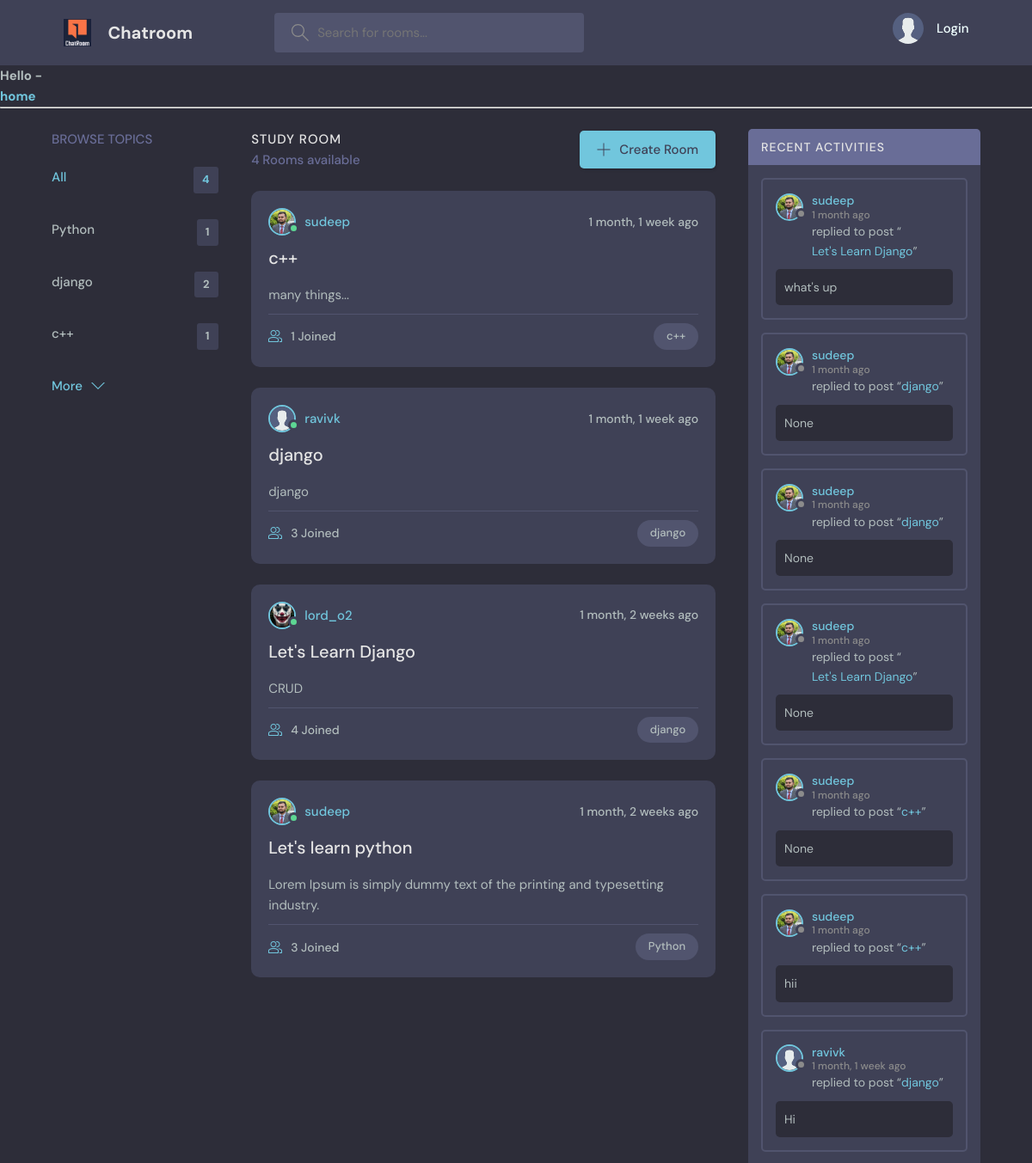
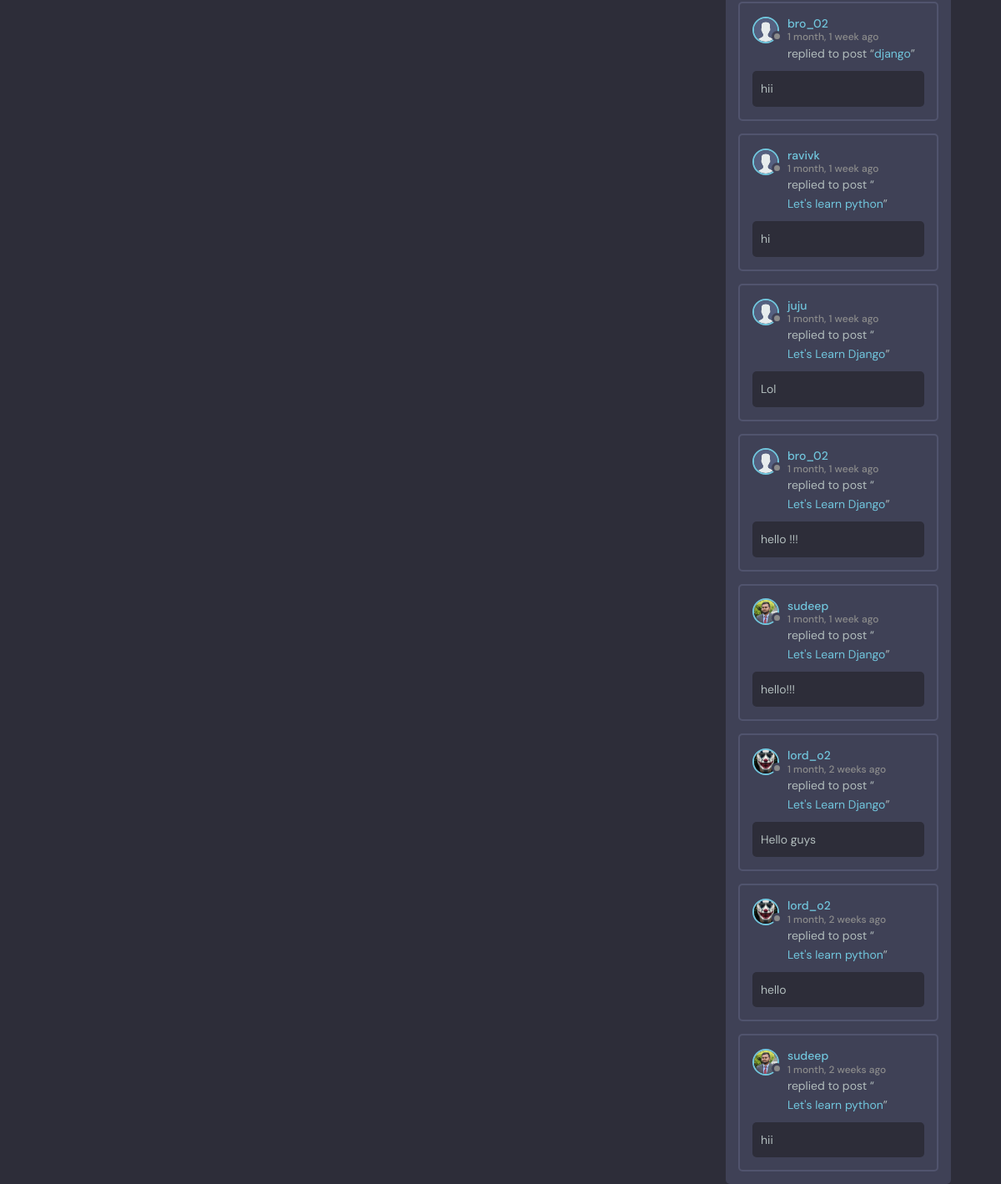
The page / on the database its author committed (2 pictures, top to bottom).
### base/models.py (models this page shows, shortened)
class Topic(models.Model):
    name=models.CharField(max_length=200)

class Room(models.Model):
    host=models.ForeignKey(User,on_delete=models.SET_NULL,null=True)
    topic=models.ForeignKey(Topic,on_delete=models.SET_NULL,null=True)
    name=models.CharField(max_length=200)
    description=models.TextField(null=True,blank=True)
    participants=models.ManyToManyField(User,related_name='participants',blank=True)
    created=models.DateTimeField(auto_now_add=True)
    updated=models.DateTimeField(auto_now=True)
    class Meta:
        ordering=['-updated','-created']

class User(AbstractUser):
    name=models.CharField(max_length=200,null=True)
    email=models.EmailField(unique=True,null=True)
    about=models.TextField(null=True)
    avatar=models.ImageField(null=True,default='avatar.svg')
    USERNAME_FIELD='email'
    REQUIRED_FIELDS=[]

class Messages(models.Model):
    user=models.ForeignKey(User,on_delete=models.CASCADE)
    room=models.ForeignKey(Room,on_delete=models.CASCADE)
    body=models.TextField(null=True,blank=True)
    created=models.DateTimeField(auto_now_add=True)
    updated=models.DateTimeField(auto_now=True)
    class Meta:
        ordering=['-updated','-created']

### base/views.py (the view)
# urls.py: 2. Add a URL to urlpatterns:  path('', views.home, name='home')
def home(request):
    q=request.GET.get('q') if request.GET.get('q') != None else ''
    rooms=Room.objects.filter(
        Q(topic__name__icontains=q) |
        Q(name__icontains=q) |
        Q(host__username=q) |
        Q(description__icontains=q)
         )
    topics=Topic.objects.all()[0:5]
    room_count=rooms.count()
    room_messages=Messages.objects.filter(Q(room__topic__name__icontains=q))
    context={'rooms':rooms,'topics':topics,'room_count':room_count,'room_messages':room_messages}
    return render(request,'base/home.html',context)

### base/templates/base/home.html (shortened to what this page needs)
{% extends 'main.html' %}
{%  block start %}
    <main class="layout layout--3">
      <div class="container">
        {% include 'base/topic_component.html' %}
        <div class="roomList">
          <div class="roomList__header">
            <div>
              <h2>Study Room</h2>
              <p>{{room_count}} Rooms available</p>
            </div>
            <a class="btn btn--main" href="{% url 'create-room' %}">
              <svg version="1.1" xmlns="http://www.w3.org/2000/svg" width="32" height="32" viewBox="0 0 32 32">
                <title>add</title>
                <path
                  d="M16.943 0.943h-1.885v14.115h-14.115v1.885h14.115v14.115h1.885v-14.115h14.115v-1.885h-14.115v-14.115z"
                ></path>
              </svg>
              Create Room
            </a>
          </div>
          {% include 'base/room_component.html' %}
        </div>
        {% include 'base/activity_component.html' %}
      </div>
    </main>
{% endblock %}

### base/templates/base/topic_component.html
<div class="topics">
   <div class="topics__header">
     <h2>Browse Topics</h2>
   </div>
   <ul class="topics__list">
     <li>
       <a href="{% url 'home' %}" class="active">All <span>{{room_count}}</span></a>
     </li>
     {% for topic in topics %}
     <li>
       <a href="{% url 'home' %}?q={{topic.name}}">{{topic.name}}<span> {{topic.room_set.all.count}} </span></a>
     </li>
     {% endfor %}
   </ul>
   <a class="btn btn--link" href="{% url 'topics' %}">
     More
     <svg version="1.1" xmlns="http://www.w3.org/2000/svg" width="32" height="32" viewBox="0 0 32 32">
       <title>chevron-down</title>
       <path d="M16 21l-13-13h-3l16 16 16-16h-3l-13 13z"></path>
     </svg>
   </a>
 </div>

### base/templates/base/room_component.html (shortened to what this page needs)
{% for room in rooms %}
<div class="roomListRoom">
    <div class="roomListRoom__header">
      <a href="{% url 'room-profile' room.host.id %}" class="roomListRoom__author">
        <div class="avatar avatar--small active">
          <img src="{{room.host.avatar.url}}" />
        </div>
        <span>{{room.host.username}}</span>
      </a>
      <div class="roomListRoom__actions">
        <span>{{room.created|timesince}} ago</span>
      </div>
    </div>
    <div class="roomListRoom__content">
      <a href="{% url 'room' room.id %}">{{room.name}}</a>
      <p>
        {{room.description}}
      </p>
    </div>
    <div class="roomListRoom__meta">
      <a href="{% url 'room' room.id %}" class="roomListRoom__joined">
       {{room.participants.all.count}} Joined
      </a>
      <p class="roomListRoom__topic">{{room.topic.name}}</p>
    </div>
  </div>
{% endfor %}

### base/templates/base/activity_component.html (shortened to what this page needs)
<div class="activities">
    <div class="activities__header">
      <h2>Recent Activities</h2>
    </div>
    {% for message in room_messages %}
    <div class="activities__box">
      <div class="activities__boxHeader roomListRoom__header">
        <a href="{% url 'room-profile' message.user.id %}" class="roomListRoom__author">
          <div class="avatar avatar--small">
            <img src="{{message.user.avatar.url}}" />
          </div>
          <p>
            {{message.user.username}}
            <span>{{message.created|timesince}} ago</span>
          </p>
        </a>
      </div>
      <div class="activities__boxContent">
        <p>replied to post “<a href="{% url 'room' message.room.id %}">{{message.room.name}}</a>”</p>
        <div class="activities__boxRoomContent">
            {{message.body}}
        </div>
      </div>
    </div>
    {% endfor %}
  </div>

### rows shown on the page
Topic: name "Python", room_set.all.count "1"
Topic: name "django", room_set.all.count "2"
Topic: name "c++", room_set.all.count "1"
Room: host.avatar (picture), host.username "sudeep", created "1 month, 1 week", name "c++", description "many things...", participants.all.count "1", topic.name "c++"
Room: host.avatar (placeholder picture), host.username "ravivk", created "1 month, 1 week", name "django", description "django", participants.all.count "3", topic.name "django"
Room: host.avatar (picture), host.username "lord_o2", created "1 month, 2 weeks", name "Let's Learn Django", description "CRUD", participants.all.count "4", topic.name "django"
Room: host.avatar (picture), host.username "sudeep", created "1 month, 2 weeks", name "Let's learn python", description "Lorem Ipsum is simply dummy text of the printing and typesetting industry.", participants.all.count "3", topic.name "Python"
Messages: user.avatar (picture), user.username "sudeep", created "1 month", room.name "Let's Learn Django", body "what's up"
Messages: user.avatar (picture), user.username "sudeep", created "1 month", room.name "django", body "None"
Messages: user.avatar (picture), user.username "sudeep", created "1 month", room.name "django", body "None"
Messages: user.avatar (picture), user.username "sudeep", created "1 month", room.name "Let's Learn Django", body "None"
Messages: user.avatar (picture), user.username "sudeep", created "1 month", room.name "c++", body "None"
Messages: user.avatar (picture), user.username "sudeep", created "1 month", room.name "c++", body "hii"
Messages: user.avatar (placeholder picture), user.username "ravivk", created "1 month, 1 week", room.name "django", body "Hi"
Messages: user.avatar (placeholder picture), user.username "bro_02", created "1 month, 1 week", room.name "django", body "hii"
Messages: user.avatar (placeholder picture), user.username "ravivk", created "1 month, 1 week", room.name "Let's learn python", body "hi"
Messages: user.avatar (placeholder picture), user.username "juju", created "1 month, 1 week", room.name "Let's Learn Django", body "Lol"
Messages: user.avatar (placeholder picture), user.username "bro_02", created "1 month, 1 week", room.name "Let's Learn Django", body "hello !!!"
Messages: user.avatar (picture), user.username "sudeep", created "1 month, 1 week", room.name "Let's Learn Django", body "hello!!!"
Messages: user.avatar (picture), user.username "lord_o2", created "1 month, 2 weeks", room.name "Let's Learn Django", body "Hello guys"
Messages: user.avatar (picture), user.username "lord_o2", created "1 month, 2 weeks", room.name "Let's learn python", body "hello"
Messages: user.avatar (picture), user.username "sudeep", created "1 month, 2 weeks", room.name "Let's learn python", body "hii"

### other values the page prints
{{ room_count }} "4"
